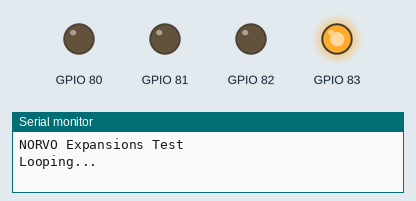
Recording of a sketch running on a simulated ESP32. Parts: output pins drawn as LEDs (lit = HIGH), the last lines printed to the serial monitor.

Above: at 0.2 s.
At 1.2 s:
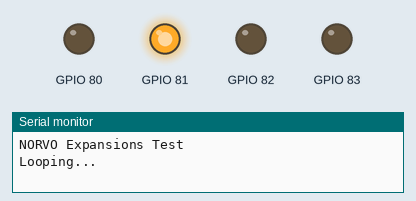
At 1.7 s:
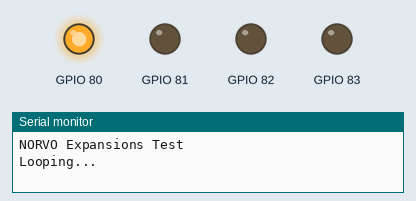
At 3.2 s:
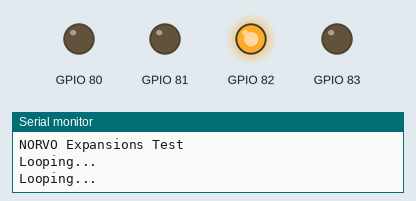
At 4.7 s:
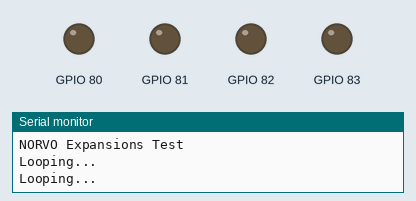
Timing chart, 0 to 5.8 s (numbered marks = the images above):
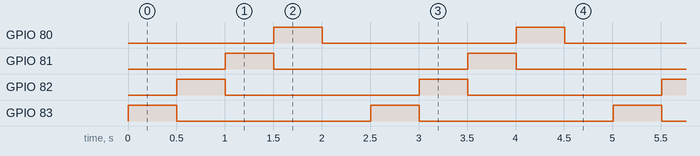

The sketch:

NORVI-EX-Q4.ino
```cpp
#include <Adafruit_MCP23X17.h>

#define OUTPUT1 3
#define OUTPUT2 2
#define OUTPUT3 1
#define OUTPUT4 0

// uncomment appropriate line
Adafruit_MCP23X17 mcp;

void setup() {
Serial.begin(115200);
//while (!Serial);
Serial.println("NORVO Expansions Test");

// uncomment appropriate mcp.begin
Wire.begin (16, 17);
if (!mcp.begin_I2C(0x27)) {
Serial.println("Error.");
while (1);
}

// configure pin for output
mcp.pinMode(OUTPUT1, OUTPUT);
mcp.pinMode(OUTPUT2, OUTPUT);
mcp.pinMode(OUTPUT3, OUTPUT);
mcp.pinMode(OUTPUT4, OUTPUT);
Serial.println("Looping...");
}

void loop() {
mcp.digitalWrite(OUTPUT1, HIGH);
mcp.digitalWrite(OUTPUT2, LOW);
mcp.digitalWrite(OUTPUT3, LOW);
mcp.digitalWrite(OUTPUT4, LOW);
delay(500);
mcp.digitalWrite(OUTPUT1, LOW);
mcp.digitalWrite(OUTPUT2, HIGH);
mcp.digitalWrite(OUTPUT3, LOW);
mcp.digitalWrite(OUTPUT4, LOW);
delay(500);
mcp.digitalWrite(OUTPUT1, LOW);
mcp.digitalWrite(OUTPUT2, LOW);
mcp.digitalWrite(OUTPUT3, HIGH);
mcp.digitalWrite(OUTPUT4, LOW);
delay(500);
mcp.digitalWrite(OUTPUT1, LOW);
mcp.digitalWrite(OUTPUT2, LOW);
mcp.digitalWrite(OUTPUT3, LOW);
mcp.digitalWrite(OUTPUT4, HIGH);
delay(500);
mcp.digitalWrite(OUTPUT1, LOW);
mcp.digitalWrite(OUTPUT2, LOW);
mcp.digitalWrite(OUTPUT3, LOW);
mcp.digitalWrite(OUTPUT4, LOW);
delay(500);

Serial.println("Looping...");
}
```

Measured:
- by itself, GPIO 80–83: alternates HIGH for 0.50 s and LOW for 2.0 s
- by itself, everything shown: repeats every 2.5 s, in 5 steps
